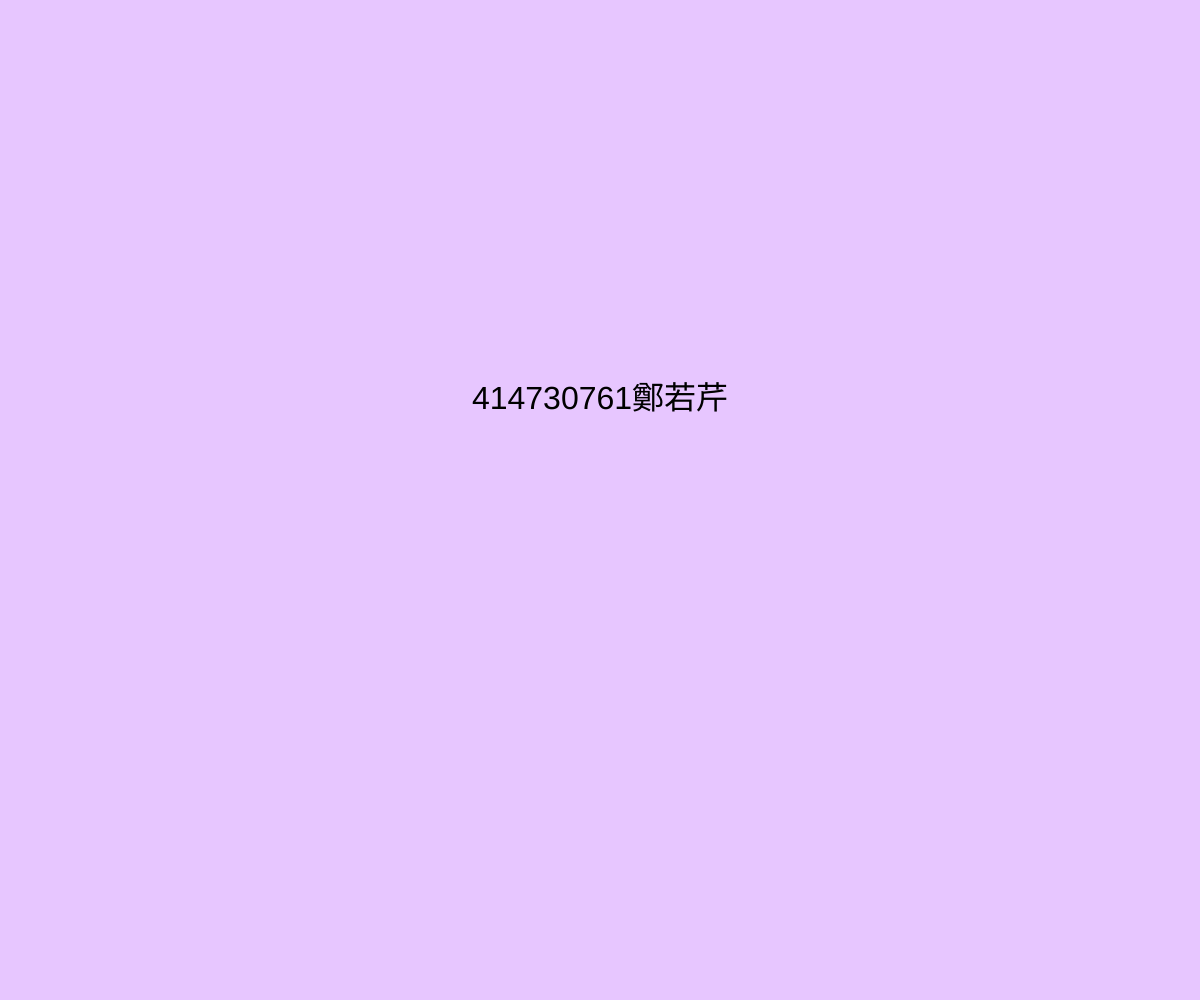
Frame 1 (no input)
Frame 60 (no input): identical to frame 1, image omitted
Frame 120 (the mouse pressed at the canvas centre since frame 60): identical to frame 1, image omitted

The p5.js sketch that drew this single still picture (run headless with seeded random() and noise() and a simulated clock; from frame 60 on, the mouse is pressed at the canvas centre):

// p5.js sketch
// ── sketch.js
function setup() {
  createCanvas(windowWidth, windowHeight);
}

function draw() {
  background('#e7c6ff');

  // 如果您想保留原本 50% 區域的視覺效果，可以畫一個框 (選用)
  // noFill();
  // stroke(255);
  // rectMode(CENTER);
  // rect(width / 2, height / 2, width * 0.5, height * 0.5);

  // 畫布中央顯示指定文字
  fill(0); // 設定文字顏色為黑色
  textSize(32); // 設定文字大小
  textAlign(CENTER, CENTER); // 設定文字水平與垂直對齊皆置中
  text("414730761鄭若芹", width / 2, height / 2 - 100);
}

function windowResized() {
  resizeCanvas(windowWidth, windowHeight);
}
